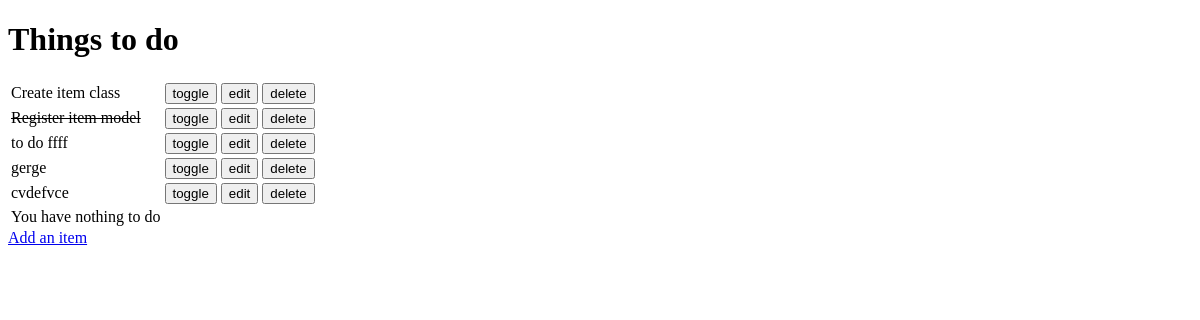
Before: / with the older database file.
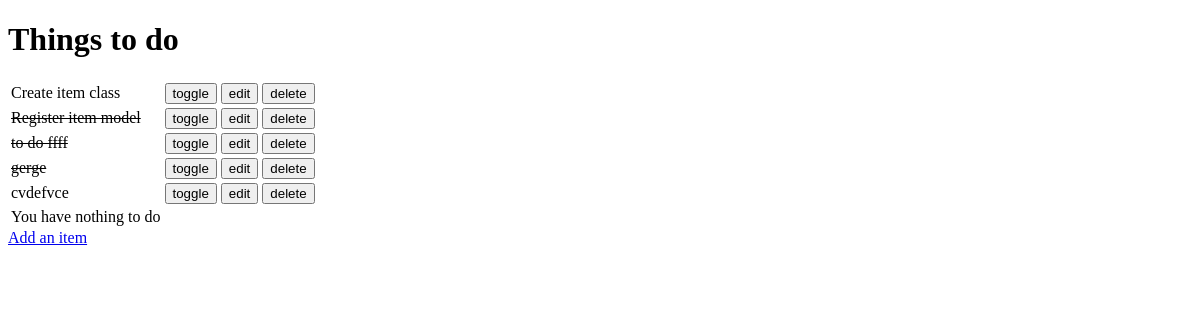
After: the same page with the newer database file.
### todo/models.py (models this page shows, shortened)
class Items(models.Model):
    name = models.CharField(max_length=50, null=False, blank=False)
    done = models.BooleanField(null=False, blank=False, default=False)

### todo/views.py (the view)
# urls.py: path('', get_todo_list, name='get_todo_list'),
def get_todo_list(request):
    items = Items.objects.all()
    context = {
        'items': items
    }
    return render(request, 'todo/todo_list.html', context)

### todo/templates/todo/todo_list.html (shortened to what this page needs)
<!DOCTYPE html>
<html lang="en">
<head>
</head>
<body>
    <h1>Things to do</h1>
    <table>
        {% for item in items %}
        <tr>
            {% if item.done %}
            <td><strike>{{item.name}}</strike></td>
            {% else %}
            <td>{{ item.name }}</td>
            {% endif %}
            <td>
                <a href="/toggle/{{ item.id }}">
                    <button>toggle</button>
                </a>
            </td>
            <td>
                <a href="/edit/{{ item.id }}">
                    <button>edit</button>
                </a>
            </td>
            <td>
                <a href="/delete/{{ item.id }}">
                    <button>delete</button>
                </a>
            </td>
        </tr>
        {% endfor %}
        <tr>
            <td>You have nothing to do</td>
        </tr>
    </table>
    <a href="/add"> Add an item</a>
</body>
</html>

Changed rows visible on the page:
changed Items "to do ffff": done False → True (drawn)
changed Items "gerge": done False → True (drawn)
